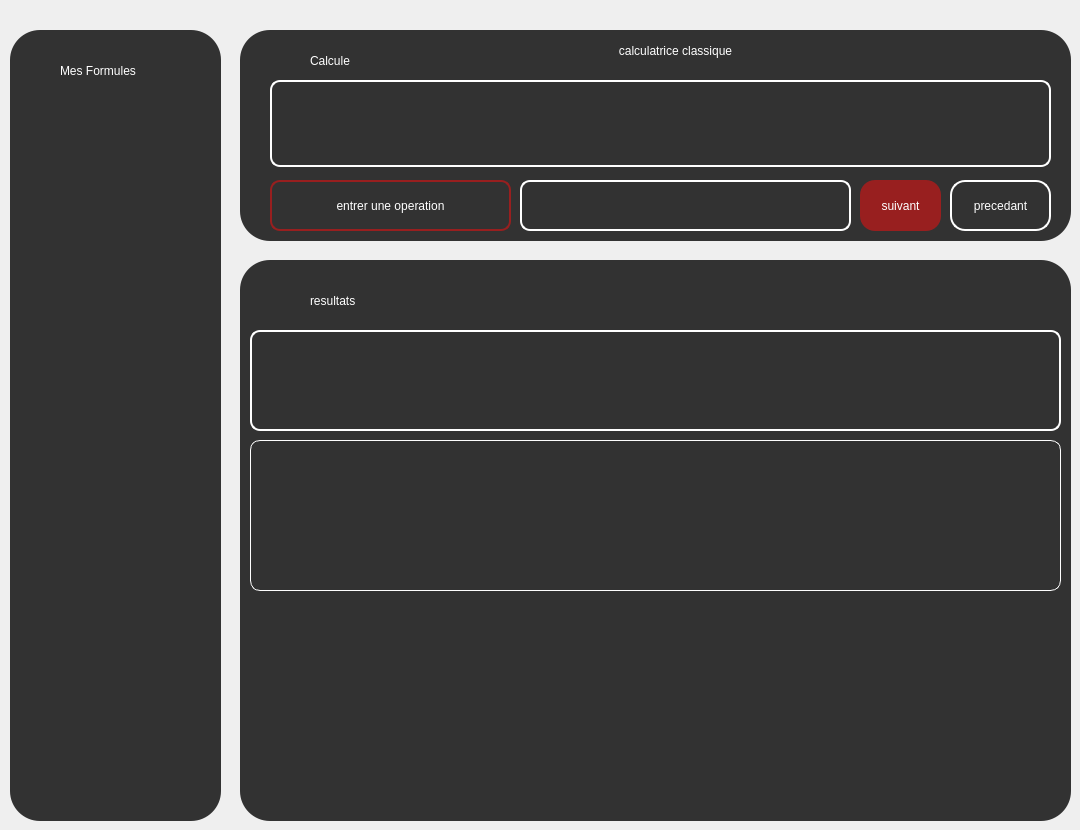
    <widget class="QWidget" name="calc">
     <widget class="QWidget" name="principal_wid_calc" native="true">
      <property name="geometry">
       <rect>
        <x>10</x>
        <y>30</y>
        <width>211</width>
        <height>791</height>
       </rect>
      </property>
      <property name="styleSheet">
       <string notr="true">QWidget{
background:rgb(50,50,50)
;border-radius:30px;
}
QWidget:hover{

background:rgb(55,55,55)


}</string>
      </property>
      <widget class="QLabel" name="titredelalistedestaches_3">
       <property name="geometry">
        <rect>
         <x>50</x>
         <y>20</y>
         <width>111</width>
         <height>41</height>
        </rect>
       </property>
       <property name="styleSheet">
        <string notr="true">color: rgb(255, 255, 255);
font: 11pt &quot;Gill Sans Ultra Bold Condensed&quot;;
background:transparent;</string>
       </property>
       <property name="text">
        <string>Mes Formules</string>
       </property>
      </widget>
      <widget class="QLabel" name="label_11">
       <property name="geometry">
        <rect>
         <x>10</x>
         <y>20</y>
         <width>31</width>
         <height>31</height>
        </rect>
       </property>
       <property name="styleSheet">
        <string notr="true">background:transparent;</string>
       </property>
       <property name="text">
        <string/>
       </property>
       <property name="pixmap">
        <pixmap>Downloads/like (1).png</pixmap>
       </property>
       <property name="scaledContents">
        <bool>true</bool>
       </property>
      </widget>
      <widget class="QPushButton" name="add_formule_button">
       <property name="geometry">
        <rect>
         <x>170</x>
         <y>20</y>
         <width>31</width>
         <height>31</height>
        </rect>
       </property>
       <property name="toolTip">
        <string>ajouter une formule</string>
       </property>
       <property name="styleSheet">
        <string notr="true">QPushButton{
background:rgb(50,50,50)
;border-radius:10px;
}
QPushButton:pressed{
border:1px solid white;
}
QWidget:hover{

background:rgb(60,60,60)


}
QToolTip{color:rgb(255,255,255);
background:rgb(50,50,50);
border:1px solid white;}


</string>
       </property>
       <property name="text">
        <string/>
       </property>
       <property name="icon">
        <iconset>
         <normaloff>../../Downloads/plus (3).png</normaloff>../../Downloads/plus (3).png</iconset>
       </property>
       <property name="iconSize">
        <size>
         <width>20</width>
         <height>25</height>
        </size>
       </property>
       <property name="checkable">
        <bool>true</bool>
       </property>
       <property name="checked">
        <bool>true</bool>
       </property>
      </widget>
      <widget class="QScrollArea" name="srollareadesformules">
       <property name="geometry">
        <rect>
         <x>0</x>
         <y>120</y>
         <width>211</width>
         <height>641</height>
        </rect>
       </property>
       <property name="styleSheet">
        <string notr="true">border-radius:0px;
background:transparent;</string>
       </property>
       <property name="verticalScrollBarPolicy">
        <enum>Qt::ScrollBarAlwaysOff</enum>
       </property>
       <property name="horizontalScrollBarPolicy">
        <enum>Qt::ScrollBarAlwaysOff</enum>
       </property>
       <property name="widgetResizable">
        <bool>true</bool>
       </property>
       <widget class="QWidget" name="scrollAreaWidgetContents_2">
        <property name="geometry">
         <rect>
          <x>0</x>
          <y>0</y>
          <width>211</width>
          <height>641</height>
         </rect>
        </property>
       </widget>
      </widget>
      <widget class="QToolButton" name="save_les_formules">
       <property name="geometry">
        <rect>
         <x>160</x>
         <y>70</y>
         <width>41</width>
         <height>31</height>
        </rect>
       </property>
       <property name="toolTip">
        <string>enregitrer 
les modifications</string>
       </property>
       <property name="styleSheet">
        <string notr="true">QToolButton{
background:rgb(50,50,50)
;border-radius:10px;
}
QToolButton:pressed{
border:1px solid white;
}
QWidget:hover{

background:rgb(60,60,60)


}
QWidget:checked{

background:rgb(152,31,31);
border:1px solid white;


}
QToolTip{color:rgb(50,50,50);
background:red;
}
</string>
       </property>
       <property name="text">
        <string/>
       </property>
       <property name="icon">
        <iconset>
         <normaloff>save.png</normaloff>save.png</iconset>
       </property>
       <property name="iconSize">
        <size>
         <width>20</width>
         <height>20</height>
        </size>
       </property>
      </widget>
      <widget class="QProgressBar" name="formules_progressbar">
       <property name="geometry">
        <rect>
         <x>0</x>
         <y>130</y>
         <width>211</width>
         <height>20</height>
        </rect>
       </property>
       <property name="styleSheet">
        <string notr="true">            QProgressBar{background:transparent;}

            QProgressBar::chunk {
                background-color: white;
                width: 5px;
            }</string>
       </property>
       <property name="value">
        <number>0</number>
       </property>
       <property name="format">
        <string/>
       </property>
      </widget>
      <widget class="QToolButton" name="telecharger_les_formules">
       <property name="geometry">
        <rect>
         <x>110</x>
         <y>70</y>
         <width>41</width>
         <height>31</height>
        </rect>
       </property>
       <property name="toolTip">
        <string>telecharger les formules
enregistrées</string>
       </property>
       <property name="styleSheet">
        <string notr="true">QToolButton{
background:rgb(50,50,50)
;border-radius:10px;
}
QToolButton:pressed{
border:1px solid white;
}
QWidget:hover{

background:rgb(60,60,60)


}
QWidget:checked{

background:rgb(152,31,31);
border:1px solid white;


}
QToolTip{color:rgb(50,50,50);
background:red;
}
</string>
       </property>
       <property name="text">
        <string/>
       </property>
       <property name="icon">
        <iconset>
         <normaloff>../../Downloads/down-arrow.png</normaloff>../../Downloads/down-arrow.png</iconset>
       </property>
       <property name="iconSize">
        <size>
         <width>20</width>
         <height>20</height>
        </size>
       </property>
      </widget>
     </widget>
     <widget class="QWidget" name="principal_wid_calc_2" native="true">
      <property name="geometry">
       <rect>
        <x>240</x>
        <y>30</y>
        <width>831</width>
        <height>211</height>
       </rect>
      </property>
      <property name="styleSheet">
       <string notr="true">QWidget{
background:rgb(50,50,50)
;border-radius:30px;
}
QWidget:hover{

background:rgb(55,55,55)


}</string>
      </property>
      <widget class="QLabel" name="titredelalistedestaches_5">
       <property name="geometry">
        <rect>
         <x>70</x>
         <y>10</y>
         <width>131</width>
         <height>41</height>
        </rect>
       </property>
       <property name="styleSheet">
        <string notr="true">color: rgb(255, 255, 255);
font: 12pt &quot;Gill Sans Ultra Bold Condensed&quot;;
background:transparent;</string>
       </property>
       <property name="text">
        <string>Calcule</string>
       </property>
      </widget>
      <widget class="QLabel" name="label_13">
       <property name="geometry">
        <rect>
         <x>30</x>
         <y>10</y>
         <width>31</width>
         <height>31</height>
        </rect>
       </property>
       <property name="styleSheet">
        <string notr="true">background:transparent;</string>
       </property>
       <property name="text">
        <string/>
       </property>
       <property name="pixmap">
        <pixmap>Desktop/python/calculator (4).png</pixmap>
       </property>
       <property name="scaledContents">
        <bool>true</bool>
       </property>
      </widget>
      <widget class="QLabel" name="facteur_name">
       <property name="geometry">
        <rect>
         <x>30</x>
         <y>150</y>
         <width>241</width>
         <height>51</height>
        </rect>
       </property>
       <property name="styleSheet">
        <string notr="true">color: rgb(255, 255, 255);
font: 12pt &quot;Gill Sans Ultra Bold Condensed&quot;;
background:transparent;
border:2px solid rgb(152,31,31);
border-radius:10px;</string>
       </property>
       <property name="text">
        <string>entrer une operation</string>
       </property>
       <property name="alignment">
        <set>Qt::AlignCenter</set>
       </property>
      </widget>
      <widget class="QLineEdit" name="facteur_valeur">
       <property name="geometry">
        <rect>
         <x>280</x>
         <y>150</y>
         <width>331</width>
         <height>51</height>
        </rect>
       </property>
       <property name="styleSheet">
        <string notr="true">QLineEdit{
border-radius:10px;
border:2px solid white;
	color: rgb(255, 255, 255);

}
QLineEdit:hover{
border:3px solid white;


}
QLineEdit:focus{
border:3px solid rgb(152,31,31);


}</string>
       </property>
       <property name="text">
        <string/>
       </property>
       <property name="placeholderText">
        <string/>
       </property>
      </widget>
      <widget class="QPushButton" name="suivant">
       <property name="geometry">
        <rect>
         <x>620</x>
         <y>150</y>
         <width>81</width>
         <height>51</height>
        </rect>
       </property>
       <property name="toolTip">
        <string>Entrer</string>
       </property>
       <property name="styleSheet">
        <string notr="true">QPushButton{
font: 87 9pt &quot;Arial Black&quot;;
color:white;
background:rgb(152,31,31);
border-radius:15px;
}
QPushButton:hover{

background:rgb(160,39,39);

}
QPushButton:pressed{

background:transparent;
border:3px solid rgb(152,31,31);

}
QPushButton:disabled{ 
color:rgba(255,255,255,100);  
background: rgba(255,255,255,30);   }</string>
       </property>
       <property name="text">
        <string>suivant</string>
       </property>
      </widget>
      <widget class="QPushButton" name="precedant">
       <property name="geometry">
        <rect>
         <x>710</x>
         <y>150</y>
         <width>101</width>
         <height>51</height>
        </rect>
       </property>
       <property name="styleSheet">
        <string notr="true">QPushButton{
font: 87 9pt &quot;Arial Black&quot;;
color:white;
background:transparent;
border-radius:15px;
border:2px solid white;
}
QPushButton:hover{

border:3px solid white;

}
QPushButton:pressed{

background:transparent;
border:3px solid rgb(152,31,31);
color:3px solid rgb(152,31,31);

}QPushButton:disabled{ 
color:rgba(255,255,255,30);  
border:2px solid rgba(255,255,255,30);   }</string>
       </property>
       <property name="text">
        <string>precedant</string>
       </property>
      </widget>
      <widget class="QLabel" name="nomdelaformuleencours">
       <property name="geometry">
        <rect>
         <x>170</x>
         <y>0</y>
         <width>531</width>
         <height>41</height>
        </rect>
       </property>
       <property name="styleSheet">
        <string notr="true">color: rgb(255, 255, 255);
font: 12pt &quot;Gill Sans Ultra Bold Condensed&quot;;
background:transparent;</string>
       </property>
       <property name="text">
        <string>calculatrice classique</string>
       </property>
       <property name="alignment">
        <set>Qt::AlignCenter</set>
       </property>
      </widget>
      <widget class="QPushButton" name="reni_le_calcule">
       <property name="geometry">
        <rect>
         <x>760</x>
         <y>10</y>
         <width>51</width>
         <height>31</height>
        </rect>
       </property>
       <property name="toolTip">
        <string>reinitialiser l'historique</string>
       </property>
       <property name="styleSheet">
        <string notr="true">QPushButton{
background:rgb(50,50,50)
;border-radius:10px;
}
QPushButton:pressed{
border:1px solid white;
}
QWidget:hover{

background:rgb(60,60,60)


}
QToolTip{color:rgb(50,50,50);
background:red;
}


</string>
       </property>
       <property name="text">
        <string/>
       </property>
       <property name="icon">
        <iconset>
         <normaloff>../../Downloads/refresh (1).png</normaloff>../../Downloads/refresh (1).png</iconset>
       </property>
       <property name="iconSize">
        <size>
         <width>20</width>
         <height>20</height>
        </size>
       </property>
       <property name="checkable">
        <bool>true</bool>
       </property>
       <property name="checked">
        <bool>true</bool>
       </property>
      </widget>
      <widget class="QLabel" name="titre_du_calcule_label">
       <property name="geometry">
        <rect>
         <x>190</x>
         <y>220</y>
         <width>81</width>
         <height>51</height>
        </rect>
       </property>
       <property name="styleSheet">
        <string notr="true">color: rgb(255, 255, 255);
font: 12pt &quot;Gill Sans Ultra Bold Condensed&quot;;
background:transparent;
border:2px solid rgb(152,31,31);
border-radius:10px;</string>
       </property>
       <property name="text">
        <string>Titre:</string>
       </property>
       <property name="alignment">
        <set>Qt::AlignCenter</set>
       </property>
      </widget>
      <widget class="QLineEdit" name="titre_du_calcule_valeur">
       <property name="geometry">
        <rect>
         <x>280</x>
         <y>220</y>
         <width>331</width>
         <height>51</height>
        </rect>
       </property>
       <property name="toolTip">
        <string/>
       </property>
       <property name="styleSheet">
        <string notr="true">QLineEdit{
border-radius:10px;
border:2px solid white;
	color: rgb(255, 255, 255);

}
QLineEdit:hover{
border:3px solid white;


}
QLineEdit:focus{
border:3px solid rgb(152,31,31);


}</string>
       </property>
       <property name="placeholderText">
        <string>n'est pas obligatoire</string>
       </property>
      </widget>
      <widget class="QTextEdit" name="afficheur">
       <property name="geometry">
        <rect>
         <x>30</x>
         <y>50</y>
         <width>781</width>
         <height>87</height>
        </rect>
       </property>
       <property name="sizePolicy">
        <sizepolicy hsizetype="Expanding" vsizetype="Expanding">
         <horstretch>0</horstretch>
         <verstretch>0</verstretch>
        </sizepolicy>
       </property>
       <property name="styleSheet">
        <string notr="true">color:white;font: 13pt &quot;Gill Sans Ultra Bold Condensed&quot;;
background: transparent;
border:2px solid white;
border-radius:10px;</string>
       </property>
       <property name="verticalScrollBarPolicy">
        <enum>Qt::ScrollBarAlwaysOff</enum>
       </property>
       <property name="horizontalScrollBarPolicy">
        <enum>Qt::ScrollBarAlwaysOff</enum>
       </property>
       <property name="readOnly">
        <bool>true</bool>
       </property>
      </widget>
      <widget class="QPushButton" name="passer_au_mode_classique">
       <property name="geometry">
        <rect>
         <x>710</x>
         <y>10</y>
         <width>51</width>
         <height>31</height>
        </rect>
       </property>
       <property name="toolTip">
        <string>passer au mode classique</string>
       </property>
       <property name="styleSheet">
        <string notr="true">QPushButton{
background:rgb(50,50,50)
;border-radius:10px;
}
QPushButton:pressed{
border:1px solid white;
}
QWidget:hover{

background:rgb(60,60,60)


}
QToolTip{color:rgb(50,50,50);
background:red;
}


</string>
       </property>
       <property name="text">
        <string/>
       </property>
       <property name="icon">
        <iconset>
         <normaloff>../../Downloads/calculator (3).png</normaloff>../../Downloads/calculator (3).png</iconset>
       </property>
       <property name="iconSize">
        <size>
         <width>20</width>
         <height>20</height>
        </size>
       </property>
       <property name="checkable">
        <bool>true</bool>
       </property>
       <property name="checked">
        <bool>true</bool>
       </property>
      </widget>
     </widget>
     <widget class="QWidget" name="principal_wid_calc_3" native="true">
      <property name="geometry">
       <rect>
        <x>240</x>
        <y>260</y>
        <width>831</width>
        <height>561</height>
       </rect>
      </property>
      <property name="styleSheet">
       <string notr="true">QWidget{
background:rgb(50,50,50)
;border-radius:30px;
}
QWidget:hover{

background:rgb(55,55,55)


}</string>
      </property>
      <widget class="QLabel" name="label_12">
       <property name="geometry">
        <rect>
         <x>30</x>
         <y>20</y>
         <width>31</width>
         <height>31</height>
        </rect>
       </property>
       <property name="styleSheet">
        <string notr="true">background:transparent;</string>
       </property>
       <property name="text">
        <string/>
       </property>
       <property name="pixmap">
        <pixmap>Downloads/like (1).png</pixmap>
       </property>
       <property name="scaledContents">
        <bool>true</bool>
       </property>
      </widget>
      <widget class="QLabel" name="titredelalistedestaches_4">
       <property name="geometry">
        <rect>
         <x>70</x>
         <y>20</y>
         <width>131</width>
         <height>41</height>
        </rect>
       </property>
       <property name="styleSheet">
        <string notr="true">color: rgb(255, 255, 255);
font: 12pt &quot;Gill Sans Ultra Bold Condensed&quot;;
background:transparent;</string>
       </property>
       <property name="text">
        <string>resultats</string>
       </property>
      </widget>
      <widget class="QScrollArea" name="scrollareadesresultats">
       <property name="geometry">
        <rect>
         <x>9</x>
         <y>210</y>
         <width>811</width>
         <height>111</height>
        </rect>
       </property>
       <property name="styleSheet">
        <string notr="true">border-radius:0px;
background:transparent;</string>
       </property>
       <property name="verticalScrollBarPolicy">
        <enum>Qt::ScrollBarAlwaysOff</enum>
       </property>
       <property name="horizontalScrollBarPolicy">
        <enum>Qt::ScrollBarAlwaysOff</enum>
       </property>
       <property name="widgetResizable">
        <bool>true</bool>
       </property>
       <widget class="QWidget" name="scrollAreaWidgetContents_3">
        <property name="geometry">
         <rect>
          <x>0</x>
          <y>0</y>
          <width>811</width>
          <height>111</height>
         </rect>
        </property>
       </widget>
      </widget>
      <widget class="QToolButton" name="save_les_resultats">
       <property name="geometry">
        <rect>
         <x>740</x>
         <y>10</y>
         <width>51</width>
         <height>41</height>
        </rect>
       </property>
       <property name="toolTip">
        <string>enregistrer 
les modification</string>
       </property>
       <property name="styleSheet">
        <string notr="true">QToolButton{
background:rgb(50,50,50)
;border-radius:10px;
}
QToolButton:pressed{
border:1px solid white;
}
QWidget:hover{

background:rgb(60,60,60)


}
QWidget:checked{

background:rgb(152,31,31);
border:1px solid white;


}
QToolTip{color:rgb(255,255,255);
background:rgb(50,50,50);
border:1px solid white;}
</string>
       </property>
       <property name="text">
        <string/>
       </property>
       <property name="icon">
        <iconset>
         <normaloff>save.png</normaloff>save.png</iconset>
       </property>
       <property name="iconSize">
        <size>
         <width>25</width>
         <height>25</height>
        </size>
       </property>
      </widget>
      <widget class="QLabel" name="cadredelascrollareadesresultats">
       <property name="geometry">
        <rect>
         <x>10</x>
         <y>180</y>
         <width>811</width>
         <height>151</height>
        </rect>
       </property>
       <property name="styleSheet">
        <string notr="true">
background: rgb(50,50,50);
border:1px solid white;
border-radius:10px;</string>
       </property>
       <property name="text">
        <string/>
       </property>
       <property name="alignment">
        <set>Qt::AlignCenter</set>
       </property>
      </widget>
      <widget class="QPushButton" name="extendresults">
       <property name="geometry">
        <rect>
         <x>400</x>
         <y>180</y>
         <width>41</width>
         <height>31</height>
        </rect>
       </property>
       <property name="styleSheet">
        <string notr="true">QPushButton{background:transparent;}

QPushButton:checked{


icon:url(up-arrow (3).png);

}
QPushButton:hover{

background:transparent;


}
</string>
       </property>
       <property name="text">
        <string/>
       </property>
       <property name="icon">
        <iconset>
         <normaloff>../../Downloads/up-arrow (2).png</normaloff>../../Downloads/up-arrow (2).png</iconset>
       </property>
       <property name="iconSize">
        <size>
         <width>20</width>
         <height>30</height>
        </size>
       </property>
       <property name="checkable">
        <bool>true</bool>
       </property>
       <property name="autoExclusive">
        <bool>false</bool>
       </property>
      </widget>
      <widget class="QLabel" name="results_stat_label">
       <property name="geometry">
        <rect>
         <x>10</x>
         <y>70</y>
         <width>811</width>
         <height>101</height>
        </rect>
       </property>
       <property name="styleSheet">
        <string notr="true">
background: rgb(50,50,50);
border:2px solid white;
border-radius:10px;</string>
       </property>
       <property name="text">
        <string/>
       </property>
       <property name="scaledContents">
        <bool>true</bool>
       </property>
       <property name="alignment">
        <set>Qt::AlignCenter</set>
       </property>
      </widget>
      <widget class="QScrollArea" name="scrollareadesstistiquesdecalc">
       <property name="geometry">
        <rect>
         <x>20</x>
         <y>80</y>
         <width>791</width>
         <height>81</height>
        </rect>
       </property>
       <property name="styleSheet">
        <string notr="true">border-radius:0px;
background:transparent;</string>
       </property>
       <property name="verticalScrollBarPolicy">
        <enum>Qt::ScrollBarAlwaysOff</enum>
       </property>
       <property name="horizontalScrollBarPolicy">
        <enum>Qt::ScrollBarAsNeeded</enum>
       </property>
       <property name="widgetResizable">
        <bool>true</bool>
       </property>
       <widget class="QWidget" name="scrollAreaWidgetContents_4">
        <property name="geometry">
         <rect>
          <x>0</x>
          <y>0</y>
          <width>791</width>
          <height>81</height>
         </rect>
        </property>
       </widget>
      </widget>
      <widget class="QToolButton" name="telecharger_les_resultats">
       <property name="geometry">
        <rect>
         <x>680</x>
         <y>10</y>
         <width>51</width>
         <height>41</height>
        </rect>
       </property>
       <property name="toolTip">
        <string>telecharger les resultats
enregistrés</string>
       </property>
       <property name="styleSheet">
        <string notr="true">QToolButton{
background:rgb(50,50,50)
;border-radius:10px;
}
QToolButton:pressed{
border:1px solid white;
}
QWidget:hover{

background:rgb(60,60,60)


}
QWidget:checked{

background:rgb(152,31,31);
border:1px solid white;


}
QToolTip{color:rgb(255,255,255);
background:rgb(50,50,50);
border:1px solid white;}
</string>
       </property>
       <property name="text">
        <string/>
       </property>
       <property name="icon">
        <iconset>
         <normaloff>../../Downloads/down-arrow.png</normaloff>../../Downloads/down-arrow.png</iconset>
       </property>
       <property name="iconSize">
        <size>
         <width>25</width>
         <height>25</height>
        </size>
       </property>
      </widget>
      <widget class="QProgressBar" name="resultats_progressbar">
       <property name="geometry">
        <rect>
         <x>30</x>
         <y>180</y>
         <width>341</width>
         <height>20</height>
        </rect>
       </property>
       <property name="styleSheet">
        <string notr="true">            QProgressBar{background:transparent;}

            QProgressBar::chunk {
                background-color: white;
                width: 5px;
            }</string>
       </property>
       <property name="value">
        <number>0</number>
       </property>
       <property name="format">
        <string/>
       </property>
      </widget>
      <zorder>results_stat_label</zorder>
      <zorder>cadredelascrollareadesresultats</zorder>
      <zorder>label_12</zorder>
      <zorder>titredelalistedestaches_4</zorder>
      <zorder>scrollareadesresultats</zorder>
      <zorder>save_les_resultats</zorder>
      <zorder>extendresults</zorder>
      <zorder>scrollareadesstistiquesdecalc</zorder>
      <zorder>telecharger_les_resultats</zorder>
      <zorder>resultats_progressbar</zorder>
     </widget>
    </widget>
